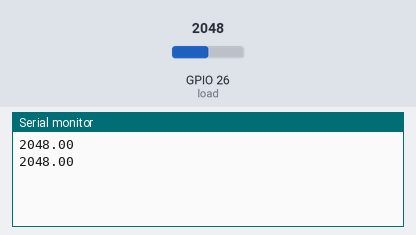
Bench run of a sketch on a simulated ESP32. On the bench: the last lines printed to the serial monitor. Inputs (shaded band) come from the test bench; at power-on: GPIO 26 (load) = 2048.

Above: at 3.8 s.
3.9 s: GPIO 26 (load) set to 2866
At 7.4 s:
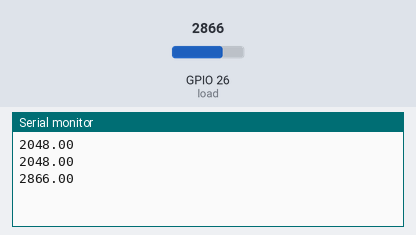
7.8 s: GPIO 26 (load) set to 3603
At 9.8 s:
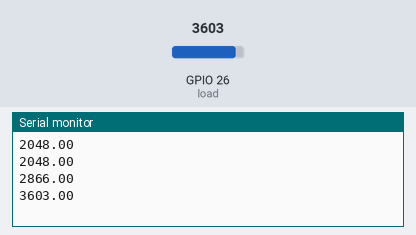
Timing chart, 0 to 11.3 s (numbered marks = the images above; inputs shaded):
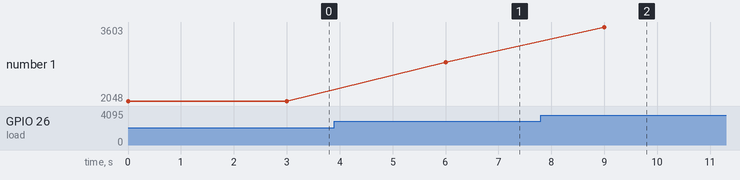

The sketch:

test.ino
```cpp
double output;
double load = 26;

void setup() {
  Serial.begin(115200);
  pinMode(load,INPUT);

}

void loop() {
  output = analogRead(load);
  Serial.println(output);

delay(3000);
}
```

Measured:
- after the input at 3.9 s, the serial monitor: prints a new line after 2.1 s (image 1)
- after the input at 7.8 s, the serial monitor: prints a new line after 1.2 s (image 2)
- plotted number 1: 2048 → 2866 after the input at 3.9 s, 2866 → 3603 after the input at 7.8 s
